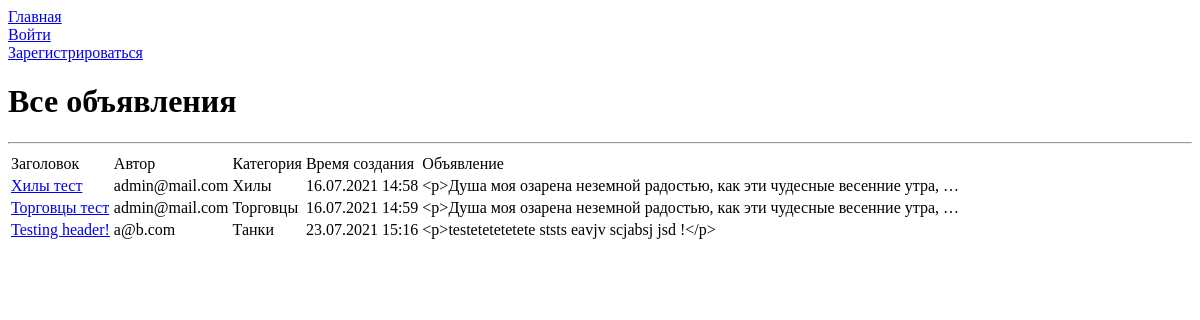
Page /board/ on the earlier database version.
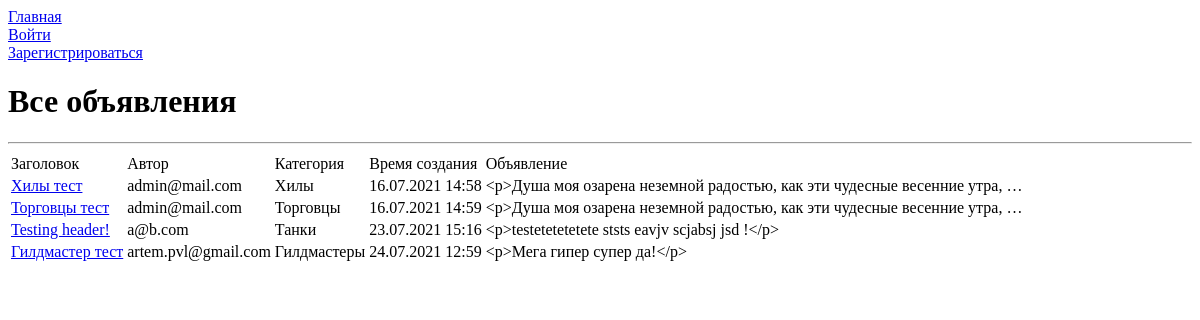
Same page on the later database version.
### board/models.py (models this page shows, shortened)
class Ad(models.Model):
    user_id = models.ForeignKey(auth.get_user_model(),
                                on_delete=models.CASCADE)
    category_id = models.ForeignKey(Category, on_delete=models.CASCADE)
    header = models.CharField(max_length=255)
    ad = RichTextUploadingField(default='')
    creation_time = models.DateTimeField(auto_now_add=True)

class Category(models.Model):
    name = models.CharField(max_length=255, unique=True)
    def __str__(self):
        return self.name

### board/views.py (the view)
# urls.py: path('', AdList.as_view(), name='ad_list_view'),
class AdList(ListView):
    model = Ad
    template_name = "ad_list.html"
    context_object_name = 'ads'

### templates/ad_list.html (shortened to what this page needs)
{% extends 'flatpages/default.html' %}
{% block body %}
    <h1>Все объявления</h1>
    <hr>
    {% if ads %}
        <table>
            <thead>
                <tr>
                    <td>
                        Заголовок
                    </td>
                    <td>
                        Автор
                    </td>
                    <td>
                        Категория
                    </td>
                    <td>
                        Время создания
                    </td>
                    <td>
                        Объявление
                    </td>
                </tr>
            </thead>
            {% for ad in ads %}
                <tr>
                    <td>
                        <a href="{% url 'ad_detail_view' ad.id %}">{{ ad.header|truncatechars:50 }}</a>
                    </td>
                    <td>
                        {{ ad.user_id.email }}
                    </td>
                    <td>
                        {{ ad.category_id }}
                    </td>
                    <td>
                        {{ ad.creation_time|date:'d.m.Y G:i' }}
                    </td>
                    <td>
                        {{ ad.ad|truncatewords:10 }}
                    </td>
                </tr>
            {% endfor %}
        </table>
    {% else %}
        <h2>Нет объявлений!</h2>
    {% endif %}
{% endblock body %}

### templates/flatpages/default.html (shortened to what this page needs)
{% load static %}
{% load account %}
<!DOCTYPE html>
<html>
    <head>
    </head>
    <body>
        <nav>
            <div><a href="{% url 'ad_list_view' %}">Главная</a></div>
        </nav>
        <nav>
            {% if user.is_authenticated %}
                <div><a href="{% url 'ad_filtered_view' %}">Мои объявления</a></div>
                <div><a href="{% url 'account_email' %}">Изменить адрес почты</a></div>
                <div><a href="{% url 'account_logout' %}">Выйти</a></div>
                <div>{% user_display user %}</div>
            {% else %}
                <div><a href="{% url 'account_login' %}">Войти</a></div>
                <div><a href="{% url 'account_signup' %}">Зарегистрироваться</a></div>
            {% endif %}
        </nav>
        {% block body %}{% endblock body %}
    </body>
</html>

Differences in the rows shown:
added Ad: header "Гилдмастер тест", user_id.email "artem.pvl@gmail.com", category_id "Гилдмастеры", creation_time "24.07.2021 12:59", ad "<p>Мега гипер супер да!</p>"
